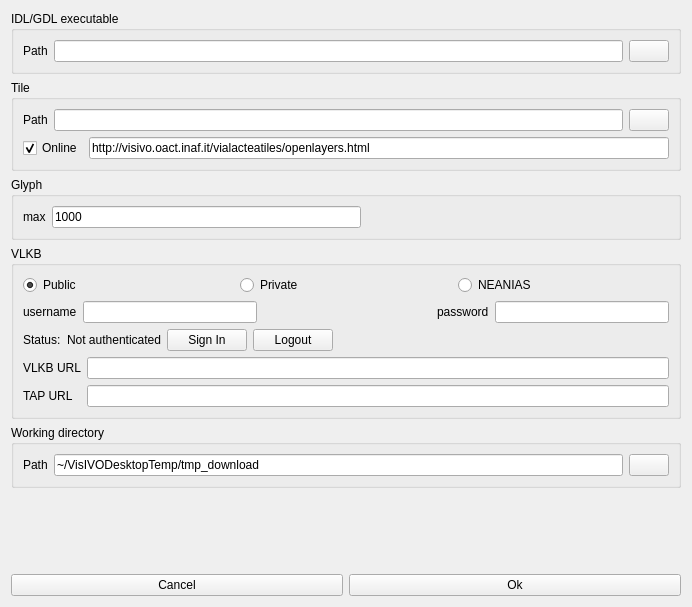
<?xml version="1.0" encoding="UTF-8"?>
<ui version="4.0">
 <class>SettingForm</class>
 <widget class="QWidget" name="SettingForm">
  <property name="geometry">
   <rect>
    <x>0</x>
    <y>0</y>
    <width>692</width>
    <height>607</height>
   </rect>
  </property>
  <property name="windowTitle">
   <string>Form</string>
  </property>
  <layout class="QVBoxLayout" name="verticalLayout_2">
   <item>
    <widget class="QGroupBox" name="IdkGroupBox">
     <property name="title">
      <string>IDL/GDL executable</string>
     </property>
     <layout class="QHBoxLayout" name="horizontalLayout_2">
      <item>
       <widget class="QLabel" name="label">
        <property name="text">
         <string>Path</string>
        </property>
       </widget>
      </item>
      <item>
       <widget class="QLineEdit" name="IdlLineEdit"/>
      </item>
      <item>
       <widget class="QPushButton" name="IdlPushButton">
        <property name="text">
         <string/>
        </property>
        <property name="icon">
         <iconset resource="../visivo.qrc">
          <normaloff>:/icons/FILE_OPEN.bmp</normaloff>:/icons/FILE_OPEN.bmp</iconset>
        </property>
       </widget>
      </item>
     </layout>
    </widget>
   </item>
   <item>
    <widget class="QGroupBox" name="groupBox">
     <property name="title">
      <string>Tile</string>
     </property>
     <layout class="QVBoxLayout" name="verticalLayout">
      <item>
       <layout class="QHBoxLayout" name="horizontalLayout_4">
        <item>
         <widget class="QLabel" name="label_2">
          <property name="text">
           <string>Path</string>
          </property>
         </widget>
        </item>
        <item>
         <widget class="QLineEdit" name="TileLineEdit"/>
        </item>
        <item>
         <widget class="QPushButton" name="TilePushButton">
          <property name="text">
           <string/>
          </property>
          <property name="icon">
           <iconset resource="../visivo.qrc">
            <normaloff>:/icons/FILE_OPEN.bmp</normaloff>:/icons/FILE_OPEN.bmp</iconset>
          </property>
         </widget>
        </item>
       </layout>
      </item>
      <item>
       <layout class="QHBoxLayout" name="horizontalLayout_3">
        <item>
         <widget class="QCheckBox" name="checkBox">
          <property name="text">
           <string>Online</string>
          </property>
          <property name="checked">
           <bool>true</bool>
          </property>
         </widget>
        </item>
        <item>
         <widget class="QLineEdit" name="urlLineEdit">
          <property name="text">
           <string>http://visivo.oact.inaf.it/vialacteatiles/openlayers.html</string>
          </property>
         </widget>
        </item>
       </layout>
      </item>
     </layout>
    </widget>
   </item>
   <item>
    <widget class="QGroupBox" name="groupBox_2">
     <property name="title">
      <string>Glyph</string>
     </property>
     <layout class="QHBoxLayout" name="horizontalLayout_5">
      <item>
       <widget class="QLabel" name="label_3">
        <property name="text">
         <string>max</string>
        </property>
       </widget>
      </item>
      <item>
       <widget class="QLineEdit" name="glyphLineEdit">
        <property name="text">
         <string>1000</string>
        </property>
       </widget>
      </item>
      <item>
       <spacer name="horizontalSpacer">
        <property name="orientation">
         <enum>Qt::Horizontal</enum>
        </property>
        <property name="sizeHint" stdset="0">
         <size>
          <width>40</width>
          <height>20</height>
         </size>
        </property>
       </spacer>
      </item>
     </layout>
    </widget>
   </item>
   <item>
    <widget class="QGroupBox" name="groupBox_3">
     <property name="title">
      <string>VLKB</string>
     </property>
     <layout class="QVBoxLayout" name="verticalLayout_3">
      <item>
       <layout class="QHBoxLayout" name="horizontalLayout_6">
        <item>
         <widget class="QRadioButton" name="publicVLKB_radioButton">
          <property name="text">
           <string>Public</string>
          </property>
          <property name="checked">
           <bool>true</bool>
          </property>
         </widget>
        </item>
        <item>
         <widget class="QRadioButton" name="privateVLKB_radioButton">
          <property name="text">
           <string>Private</string>
          </property>
         </widget>
        </item>
        <item>
         <widget class="QRadioButton" name="neaniasVLKB_radioButton">
          <property name="text">
           <string>NEANIAS</string>
          </property>
         </widget>
        </item>
       </layout>
      </item>
      <item>
       <layout class="QHBoxLayout" name="userPassLayout">
        <item>
         <widget class="QLabel" name="userLabel">
          <property name="text">
           <string>username</string>
          </property>
         </widget>
        </item>
        <item>
         <widget class="QLineEdit" name="username_LineEdit"/>
        </item>
        <item>
         <spacer name="horizontalSpacer_2">
          <property name="orientation">
           <enum>Qt::Horizontal</enum>
          </property>
          <property name="sizeHint" stdset="0">
           <size>
            <width>40</width>
            <height>20</height>
           </size>
          </property>
         </spacer>
        </item>
        <item>
         <widget class="QLabel" name="passLabel">
          <property name="text">
           <string>password</string>
          </property>
         </widget>
        </item>
        <item>
         <widget class="QLineEdit" name="password_LineEdit">
          <property name="echoMode">
           <enum>QLineEdit::Password</enum>
          </property>
         </widget>
        </item>
       </layout>
      </item>
      <item>
       <layout class="QHBoxLayout" name="neaniasStatusLayout">
        <property name="sizeConstraint">
         <enum>QLayout::SetMinimumSize</enum>
        </property>
        <item>
         <widget class="QLabel" name="authLabel">
          <property name="text">
           <string>Status:</string>
          </property>
         </widget>
        </item>
        <item>
         <widget class="QLabel" name="authStatusLabel">
          <property name="text">
           <string>Not authenticated</string>
          </property>
         </widget>
        </item>
        <item>
         <spacer name="horizontalSpacer_3">
          <property name="orientation">
           <enum>Qt::Horizontal</enum>
          </property>
          <property name="sizeType">
           <enum>QSizePolicy::MinimumExpanding</enum>
          </property>
          <property name="sizeHint" stdset="0">
           <size>
            <width>0</width>
            <height>20</height>
           </size>
          </property>
         </spacer>
        </item>
        <item>
         <widget class="QPushButton" name="loginButton">
          <property name="text">
           <string>Sign In</string>
          </property>
         </widget>
        </item>
        <item>
         <widget class="QPushButton" name="logoutButton">
          <property name="text">
           <string>Logout</string>
          </property>
         </widget>
        </item>
        <item>
         <spacer name="horizontalSpacer_4">
          <property name="orientation">
           <enum>Qt::Horizontal</enum>
          </property>
          <property name="sizeType">
           <enum>QSizePolicy::Preferred</enum>
          </property>
          <property name="sizeHint" stdset="0">
           <size>
            <width>380</width>
            <height>20</height>
           </size>
          </property>
         </spacer>
        </item>
       </layout>
      </item>
      <item>
       <layout class="QFormLayout" name="formLayout">
        <property name="fieldGrowthPolicy">
         <enum>QFormLayout::ExpandingFieldsGrow</enum>
        </property>
        <item row="0" column="0">
         <widget class="QLabel" name="label_5">
          <property name="text">
           <string>VLKB URL</string>
          </property>
         </widget>
        </item>
        <item row="0" column="1">
         <widget class="QLineEdit" name="vlkbUrl_lineEdit">
          <property name="sizePolicy">
           <sizepolicy hsizetype="Expanding" vsizetype="Fixed">
            <horstretch>0</horstretch>
            <verstretch>0</verstretch>
           </sizepolicy>
          </property>
          <property name="readOnly">
           <bool>true</bool>
          </property>
         </widget>
        </item>
        <item row="1" column="0">
         <widget class="QLabel" name="label_6">
          <property name="text">
           <string>TAP URL</string>
          </property>
         </widget>
        </item>
        <item row="1" column="1">
         <widget class="QLineEdit" name="tapUrl_lineEdit">
          <property name="readOnly">
           <bool>true</bool>
          </property>
         </widget>
        </item>
       </layout>
      </item>
     </layout>
    </widget>
   </item>
   <item>
    <widget class="QGroupBox" name="groupBox_4">
     <property name="title">
      <string>Working directory</string>
     </property>
     <layout class="QHBoxLayout" name="horizontalLayout_7">
      <item>
       <widget class="QLabel" name="label_4">
        <property name="text">
         <string>Path</string>
        </property>
       </widget>
      </item>
      <item>
       <widget class="QLineEdit" name="lineEdit_2">
        <property name="text">
         <string>~/VisIVODesktopTemp/tmp_download</string>
        </property>
       </widget>
      </item>
      <item>
       <widget class="QPushButton" name="workdirButton">
        <property name="text">
         <string/>
        </property>
        <property name="icon">
         <iconset resource="../visivo.qrc">
          <normaloff>:/icons/FILE_OPEN.bmp</normaloff>:/icons/FILE_OPEN.bmp</iconset>
        </property>
       </widget>
      </item>
     </layout>
    </widget>
   </item>
   <item>
    <spacer name="verticalSpacer">
     <property name="orientation">
      <enum>Qt::Vertical</enum>
     </property>
     <property name="sizeHint" stdset="0">
      <size>
       <width>20</width>
       <height>40</height>
      </size>
     </property>
    </spacer>
   </item>
   <item>
    <layout class="QHBoxLayout" name="horizontalLayout">
     <item>
      <widget class="QPushButton" name="pushButton">
       <property name="text">
        <string>Cancel</string>
       </property>
      </widget>
     </item>
     <item>
      <widget class="QPushButton" name="OkPushButton">
       <property name="text">
        <string>Ok</string>
       </property>
      </widget>
     </item>
    </layout>
   </item>
  </layout>
 </widget>
 <resources>
  <include location="../visivo.qrc"/>
 </resources>
 <connections/>
</ui>
